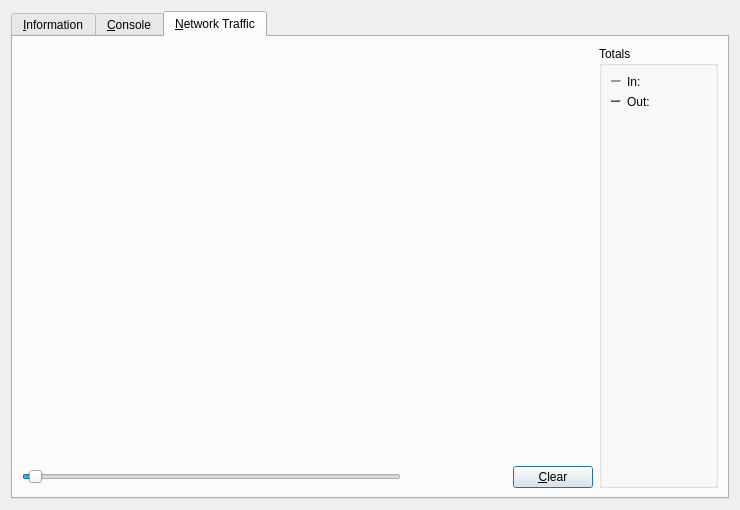
<?xml version="1.0" encoding="UTF-8"?>
<ui version="4.0">
 <class>RPCConsole</class>
 <widget class="QDialog" name="RPCConsole">
  <property name="geometry">
   <rect>
    <x>0</x>
    <y>0</y>
    <width>740</width>
    <height>510</height>
   </rect>
  </property>
  <property name="windowTitle">
   <string>Infocoin - Debug window</string>
  </property>
  <layout class="QVBoxLayout" name="verticalLayout_2">
   <item>
    <widget class="QTabWidget" name="tabWidget">
     <property name="currentIndex">
      <number>2</number>
     </property>
     <widget class="QWidget" name="tab_info">
      <attribute name="title">
       <string>&amp;Information</string>
      </attribute>
      <layout class="QGridLayout" name="gridLayout" columnstretch="0,0">
       <property name="horizontalSpacing">
        <number>12</number>
       </property>
       <item row="0" column="0">
        <widget class="QLabel" name="label_9">
         <property name="font">
          <font>
           <weight>75</weight>
           <bold>true</bold>
          </font>
         </property>
         <property name="text">
          <string>Infocoin Core</string>
         </property>
        </widget>
       </item>
       <item row="1" column="0">
        <widget class="QLabel" name="label_5">
         <property name="text">
          <string>Client name</string>
         </property>
        </widget>
       </item>
       <item row="2" column="0">
        <widget class="QLabel" name="label_6">
         <property name="text">
          <string>Client version</string>
         </property>
        </widget>
       </item>
       <item row="3" column="0">
        <widget class="QLabel" name="label_14">
         <property name="text">
          <string>Using OpenSSL version</string>
         </property>
         <property name="indent">
          <number>10</number>
         </property>
        </widget>
       </item>
       <item row="4" column="0">
        <widget class="QLabel" name="label_12">
         <property name="text">
          <string>Build date</string>
         </property>
        </widget>
       </item>
       <item row="5" column="0">
        <widget class="QLabel" name="label_13">
         <property name="text">
          <string>Startup time</string>
         </property>
        </widget>
       </item>
       <item row="6" column="0">
        <widget class="QLabel" name="label_11">
         <property name="font">
          <font>
           <weight>75</weight>
           <bold>true</bold>
          </font>
         </property>
         <property name="text">
          <string>Network</string>
         </property>
        </widget>
       </item>
       <item row="7" column="0">
        <widget class="QLabel" name="label_7">
         <property name="text">
          <string>Number of connections</string>
         </property>
        </widget>
       </item>
       <item row="8" column="0">
        <widget class="QLabel" name="label_8">
         <property name="text">
          <string>On testnet</string>
         </property>
        </widget>
       </item>
       <item row="9" column="0">
        <widget class="QLabel" name="label_10">
         <property name="font">
          <font>
           <weight>75</weight>
           <bold>true</bold>
          </font>
         </property>
         <property name="text">
          <string>Block chain</string>
         </property>
        </widget>
       </item>
       <item row="10" column="0">
        <widget class="QLabel" name="label_3">
         <property name="text">
          <string>Current number of blocks</string>
         </property>
        </widget>
       </item>
       <item row="11" column="0">
        <widget class="QLabel" name="label_2">
         <property name="text">
          <string>Last block time</string>
         </property>
        </widget>
       </item>
       <item row="12" column="0">
        <spacer name="verticalSpacer_2">
         <property name="orientation">
          <enum>Qt::Vertical</enum>
         </property>
         <property name="sizeHint" stdset="0">
          <size>
           <width>20</width>
           <height>20</height>
          </size>
         </property>
        </spacer>
       </item>
       <item row="13" column="0">
        <widget class="QLabel" name="labelDebugLogfile">
         <property name="font">
          <font>
           <weight>75</weight>
           <bold>true</bold>
          </font>
         </property>
         <property name="text">
          <string>Debug log file</string>
         </property>
        </widget>
       </item>
       <item row="14" column="0">
        <widget class="QPushButton" name="openDebugLogfileButton">
         <property name="toolTip">
          <string>Open the Infocoin debug log file from the current data directory. This can take a few seconds for large log files.</string>
         </property>
         <property name="styleSheet">
          <string notr="true"/>
         </property>
         <property name="text">
          <string>&amp;Open</string>
         </property>
         <property name="autoDefault">
          <bool>false</bool>
         </property>
        </widget>
       </item>
       <item row="15" column="0">
        <widget class="QLabel" name="labelCLOptions">
         <property name="font">
          <font>
           <weight>75</weight>
           <bold>true</bold>
          </font>
         </property>
         <property name="text">
          <string>Command-line options</string>
         </property>
        </widget>
       </item>
       <item row="16" column="0">
        <widget class="QPushButton" name="showCLOptionsButton">
         <property name="toolTip">
          <string>Show the Infocoin-Qt help message to get a list with possible Infocoin command-line options.</string>
         </property>
         <property name="styleSheet">
          <string notr="true"/>
         </property>
         <property name="text">
          <string>&amp;Show</string>
         </property>
         <property name="autoDefault">
          <bool>false</bool>
         </property>
        </widget>
       </item>
       <item row="17" column="0">
        <spacer name="verticalSpacer">
         <property name="orientation">
          <enum>Qt::Vertical</enum>
         </property>
         <property name="sizeHint" stdset="0">
          <size>
           <width>20</width>
           <height>40</height>
          </size>
         </property>
        </spacer>
       </item>
       <item row="1" column="1">
        <widget class="QLabel" name="clientName">
         <property name="cursor">
          <cursorShape>IBeamCursor</cursorShape>
         </property>
         <property name="text">
          <string>N/A</string>
         </property>
         <property name="textFormat">
          <enum>Qt::PlainText</enum>
         </property>
         <property name="textInteractionFlags">
          <set>Qt::LinksAccessibleByMouse|Qt::TextSelectableByKeyboard|Qt::TextSelectableByMouse</set>
         </property>
        </widget>
       </item>
       <item row="2" column="1">
        <widget class="QLabel" name="clientVersion">
         <property name="cursor">
          <cursorShape>IBeamCursor</cursorShape>
         </property>
         <property name="text">
          <string>N/A</string>
         </property>
         <property name="textFormat">
          <enum>Qt::PlainText</enum>
         </property>
         <property name="textInteractionFlags">
          <set>Qt::LinksAccessibleByMouse|Qt::TextSelectableByKeyboard|Qt::TextSelectableByMouse</set>
         </property>
        </widget>
       </item>
       <item row="3" column="1">
        <widget class="QLabel" name="openSSLVersion">
         <property name="cursor">
          <cursorShape>IBeamCursor</cursorShape>
         </property>
         <property name="text">
          <string>N/A</string>
         </property>
         <property name="textFormat">
          <enum>Qt::PlainText</enum>
         </property>
         <property name="textInteractionFlags">
          <set>Qt::LinksAccessibleByMouse|Qt::TextSelectableByKeyboard|Qt::TextSelectableByMouse</set>
         </property>
        </widget>
       </item>
       <item row="4" column="1">
        <widget class="QLabel" name="buildDate">
         <property name="cursor">
          <cursorShape>IBeamCursor</cursorShape>
         </property>
         <property name="text">
          <string>N/A</string>
         </property>
         <property name="textFormat">
          <enum>Qt::PlainText</enum>
         </property>
         <property name="textInteractionFlags">
          <set>Qt::LinksAccessibleByMouse|Qt::TextSelectableByKeyboard|Qt::TextSelectableByMouse</set>
         </property>
        </widget>
       </item>
       <item row="5" column="1">
        <widget class="QLabel" name="startupTime">
         <property name="cursor">
          <cursorShape>IBeamCursor</cursorShape>
         </property>
         <property name="text">
          <string>N/A</string>
         </property>
         <property name="textFormat">
          <enum>Qt::PlainText</enum>
         </property>
         <property name="textInteractionFlags">
          <set>Qt::LinksAccessibleByMouse|Qt::TextSelectableByKeyboard|Qt::TextSelectableByMouse</set>
         </property>
        </widget>
       </item>
       <item row="7" column="1">
        <widget class="QLabel" name="numberOfConnections">
         <property name="cursor">
          <cursorShape>IBeamCursor</cursorShape>
         </property>
         <property name="text">
          <string>N/A</string>
         </property>
         <property name="textFormat">
          <enum>Qt::PlainText</enum>
         </property>
         <property name="textInteractionFlags">
          <set>Qt::LinksAccessibleByMouse|Qt::TextSelectableByKeyboard|Qt::TextSelectableByMouse</set>
         </property>
        </widget>
       </item>
       <item row="8" column="1">
        <widget class="QCheckBox" name="isTestNet">
         <property name="enabled">
          <bool>false</bool>
         </property>
         <property name="text">
          <string/>
         </property>
        </widget>
       </item>
       <item row="10" column="1">
        <widget class="QLabel" name="numberOfBlocks">
         <property name="cursor">
          <cursorShape>IBeamCursor</cursorShape>
         </property>
         <property name="text">
          <string>N/A</string>
         </property>
         <property name="textFormat">
          <enum>Qt::PlainText</enum>
         </property>
         <property name="textInteractionFlags">
          <set>Qt::LinksAccessibleByMouse|Qt::TextSelectableByKeyboard|Qt::TextSelectableByMouse</set>
         </property>
        </widget>
       </item>
       <item row="11" column="1">
        <widget class="QLabel" name="lastBlockTime">
         <property name="cursor">
          <cursorShape>IBeamCursor</cursorShape>
         </property>
         <property name="text">
          <string>N/A</string>
         </property>
         <property name="textFormat">
          <enum>Qt::PlainText</enum>
         </property>
         <property name="textInteractionFlags">
          <set>Qt::LinksAccessibleByMouse|Qt::TextSelectableByKeyboard|Qt::TextSelectableByMouse</set>
         </property>
        </widget>
       </item>
       <item row="14" column="1">
        <widget class="QPushButton" name="openConfigurationfileButton">
         <property name="toolTip">
          <string>Open the Infocoin configuration file from the current data directory.</string>
         </property>
         <property name="styleSheet">
          <string notr="true"/>
         </property>
         <property name="text">
          <string>O&amp;pen</string>
         </property>
         <property name="autoDefault">
          <bool>false</bool>
         </property>
        </widget>
       </item>
       <item row="13" column="1">
        <widget class="QLabel" name="labelConfigFile">
         <property name="text">
          <string>&lt;html&gt;&lt;head/&gt;&lt;body&gt;&lt;p&gt;&lt;span style=&quot; font-weight:600;&quot;&gt;Open Configuration File&lt;/span&gt;&lt;/p&gt;&lt;/body&gt;&lt;/html&gt;</string>
         </property>
        </widget>
       </item>
      </layout>
     </widget>
     <widget class="QWidget" name="tab_console">
      <attribute name="title">
       <string>&amp;Console</string>
      </attribute>
      <layout class="QVBoxLayout" name="verticalLayout_3">
       <property name="spacing">
        <number>3</number>
       </property>
       <item>
        <widget class="QTextEdit" name="messagesWidget">
         <property name="minimumSize">
          <size>
           <width>0</width>
           <height>100</height>
          </size>
         </property>
         <property name="readOnly">
          <bool>true</bool>
         </property>
         <property name="tabKeyNavigation" stdset="0">
          <bool>false</bool>
         </property>
         <property name="columnCount" stdset="0">
          <number>2</number>
         </property>
        </widget>
       </item>
       <item>
        <layout class="QHBoxLayout" name="horizontalLayout">
         <property name="spacing">
          <number>3</number>
         </property>
         <item>
          <widget class="QLabel" name="label">
           <property name="text">
            <string notr="true">&gt;</string>
           </property>
          </widget>
         </item>
         <item>
          <widget class="QLineEdit" name="lineEdit"/>
         </item>
         <item>
          <widget class="QPushButton" name="clearButton">
           <property name="maximumSize">
            <size>
             <width>24</width>
             <height>24</height>
            </size>
           </property>
           <property name="toolTip">
            <string>Clear console</string>
           </property>
           <property name="styleSheet">
            <string notr="true"/>
           </property>
           <property name="text">
            <string/>
           </property>
           <property name="icon">
            <iconset resource="../infocoin.qrc">
             <normaloff>:/icons/remove</normaloff>:/icons/remove</iconset>
           </property>
           <property name="shortcut">
            <string notr="true">Ctrl+L</string>
           </property>
           <property name="autoDefault">
            <bool>false</bool>
           </property>
          </widget>
         </item>
        </layout>
       </item>
      </layout>
     </widget>
     <widget class="QWidget" name="tab">
      <attribute name="title">
       <string>&amp;Network Traffic</string>
      </attribute>
      <layout class="QHBoxLayout" name="horizontalLayout_3">
       <item>
        <layout class="QVBoxLayout" name="verticalLayout_4">
         <item>
          <widget class="TrafficGraphWidget" name="trafficGraph" native="true">
           <property name="sizePolicy">
            <sizepolicy hsizetype="Expanding" vsizetype="Expanding">
             <horstretch>0</horstretch>
             <verstretch>0</verstretch>
            </sizepolicy>
           </property>
          </widget>
         </item>
         <item>
          <layout class="QHBoxLayout" name="horizontalLayout_2">
           <item>
            <widget class="QSlider" name="sldGraphRange">
             <property name="styleSheet">
              <string notr="true"/>
             </property>
             <property name="minimum">
              <number>1</number>
             </property>
             <property name="maximum">
              <number>288</number>
             </property>
             <property name="pageStep">
              <number>12</number>
             </property>
             <property name="value">
              <number>6</number>
             </property>
             <property name="orientation">
              <enum>Qt::Horizontal</enum>
             </property>
            </widget>
           </item>
           <item>
            <widget class="QLabel" name="lblGraphRange">
             <property name="minimumSize">
              <size>
               <width>100</width>
               <height>0</height>
              </size>
             </property>
             <property name="alignment">
              <set>Qt::AlignCenter</set>
             </property>
            </widget>
           </item>
           <item>
            <widget class="QPushButton" name="btnClearTrafficGraph">
             <property name="styleSheet">
              <string notr="true"/>
             </property>
             <property name="text">
              <string>&amp;Clear</string>
             </property>
            </widget>
           </item>
          </layout>
         </item>
        </layout>
       </item>
       <item>
        <layout class="QVBoxLayout" name="verticalLayout">
         <item>
          <widget class="QGroupBox" name="groupBox">
           <property name="title">
            <string>Totals</string>
           </property>
           <layout class="QVBoxLayout" name="verticalLayout_5">
            <item>
             <layout class="QHBoxLayout" name="horizontalLayout_4">
              <item>
               <widget class="Line" name="line">
                <property name="sizePolicy">
                 <sizepolicy hsizetype="Fixed" vsizetype="Fixed">
                  <horstretch>0</horstretch>
                  <verstretch>0</verstretch>
                 </sizepolicy>
                </property>
                <property name="minimumSize">
                 <size>
                  <width>10</width>
                  <height>0</height>
                 </size>
                </property>
                <property name="palette">
                 <palette>
                  <active>
                   <colorrole role="Light">
                    <brush brushstyle="SolidPattern">
                     <color alpha="255">
                      <red>0</red>
                      <green>255</green>
                      <blue>0</blue>
                     </color>
                    </brush>
                   </colorrole>
                  </active>
                  <inactive>
                   <colorrole role="Light">
                    <brush brushstyle="SolidPattern">
                     <color alpha="255">
                      <red>0</red>
                      <green>255</green>
                      <blue>0</blue>
                     </color>
                    </brush>
                   </colorrole>
                  </inactive>
                  <disabled>
                   <colorrole role="Light">
                    <brush brushstyle="SolidPattern">
                     <color alpha="255">
                      <red>0</red>
                      <green>255</green>
                      <blue>0</blue>
                     </color>
                    </brush>
                   </colorrole>
                  </disabled>
                 </palette>
                </property>
                <property name="orientation">
                 <enum>Qt::Horizontal</enum>
                </property>
               </widget>
              </item>
              <item>
               <widget class="QLabel" name="label_16">
                <property name="text">
                 <string>In:</string>
                </property>
               </widget>
              </item>
              <item>
               <widget class="QLabel" name="lblBytesIn">
                <property name="minimumSize">
                 <size>
                  <width>50</width>
                  <height>0</height>
                 </size>
                </property>
                <property name="alignment">
                 <set>Qt::AlignRight|Qt::AlignTrailing|Qt::AlignVCenter</set>
                </property>
               </widget>
              </item>
             </layout>
            </item>
            <item>
             <layout class="QHBoxLayout" name="horizontalLayout_5">
              <item>
               <widget class="Line" name="line_2">
                <property name="sizePolicy">
                 <sizepolicy hsizetype="Fixed" vsizetype="Fixed">
                  <horstretch>0</horstretch>
                  <verstretch>0</verstretch>
                 </sizepolicy>
                </property>
                <property name="minimumSize">
                 <size>
                  <width>10</width>
                  <height>0</height>
                 </size>
                </property>
                <property name="palette">
                 <palette>
                  <active>
                   <colorrole role="Light">
                    <brush brushstyle="SolidPattern">
                     <color alpha="255">
                      <red>255</red>
                      <green>0</green>
                      <blue>0</blue>
                     </color>
                    </brush>
                   </colorrole>
                  </active>
                  <inactive>
                   <colorrole role="Light">
                    <brush brushstyle="SolidPattern">
                     <color alpha="255">
                      <red>255</red>
                      <green>0</green>
                      <blue>0</blue>
                     </color>
                    </brush>
                   </colorrole>
                  </inactive>
                  <disabled>
                   <colorrole role="Light">
                    <brush brushstyle="SolidPattern">
                     <color alpha="255">
                      <red>255</red>
                      <green>0</green>
                      <blue>0</blue>
                     </color>
                    </brush>
                   </colorrole>
                  </disabled>
                 </palette>
                </property>
                <property name="orientation">
                 <enum>Qt::Horizontal</enum>
                </property>
               </widget>
              </item>
              <item>
               <widget class="QLabel" name="label_17">
                <property name="text">
                 <string>Out:</string>
                </property>
               </widget>
              </item>
              <item>
               <widget class="QLabel" name="lblBytesOut">
                <property name="minimumSize">
                 <size>
                  <width>50</width>
                  <height>0</height>
                 </size>
                </property>
                <property name="alignment">
                 <set>Qt::AlignRight|Qt::AlignTrailing|Qt::AlignVCenter</set>
                </property>
               </widget>
              </item>
             </layout>
            </item>
            <item>
             <spacer name="verticalSpacer_4">
              <property name="orientation">
               <enum>Qt::Vertical</enum>
              </property>
              <property name="sizeHint" stdset="0">
               <size>
                <width>20</width>
                <height>407</height>
               </size>
              </property>
             </spacer>
            </item>
           </layout>
          </widget>
         </item>
        </layout>
       </item>
      </layout>
     </widget>
    </widget>
   </item>
  </layout>
 </widget>
 <customwidgets>
  <customwidget>
   <class>TrafficGraphWidget</class>
   <extends>QWidget</extends>
   <header>trafficgraphwidget.h</header>
   <container>1</container>
   <slots>
    <slot>clear()</slot>
   </slots>
  </customwidget>
 </customwidgets>
 <resources>
  <include location="../infocoin.qrc"/>
 </resources>
 <connections/>
</ui>
